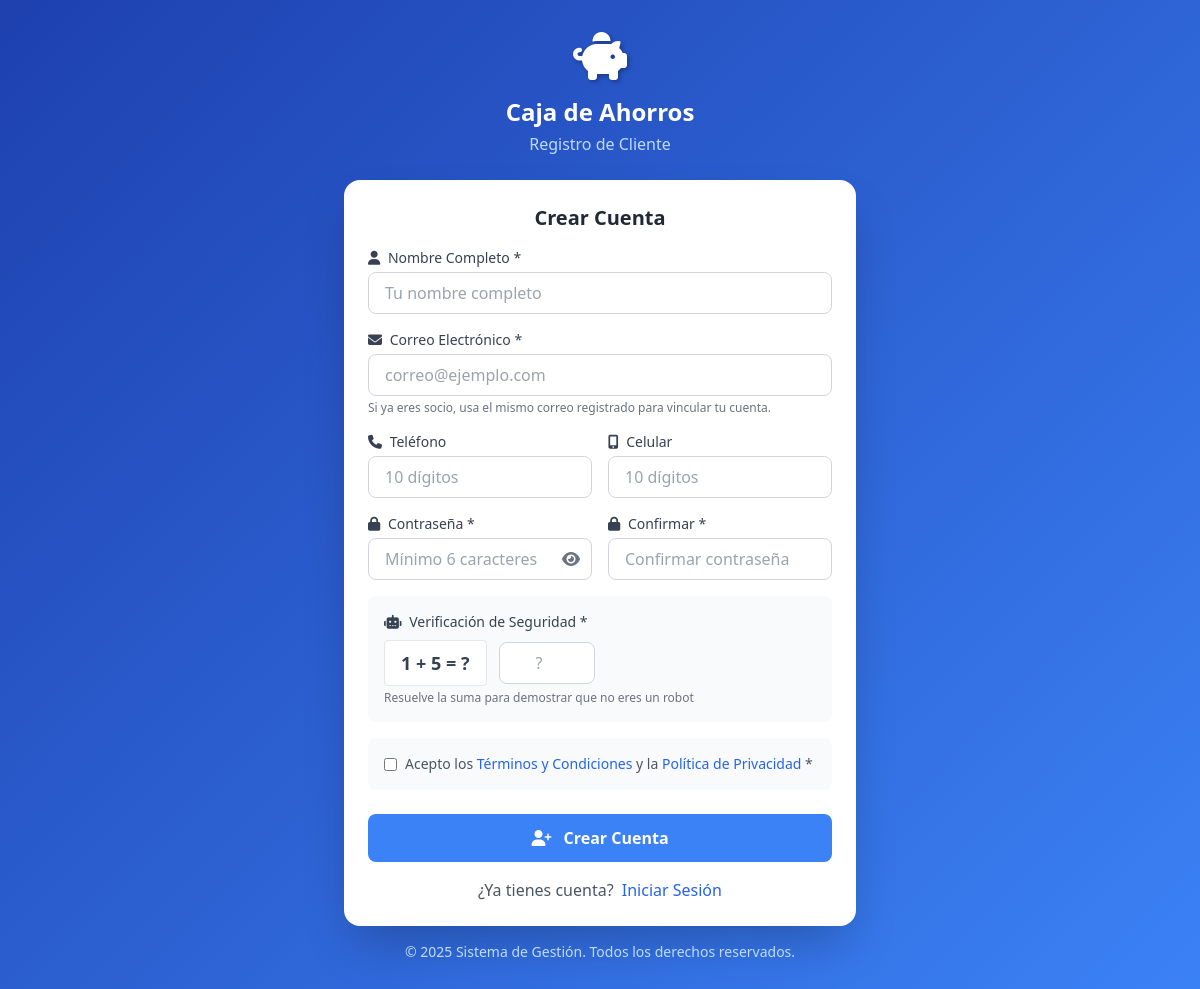
Page /auth/registro on the earlier database version.
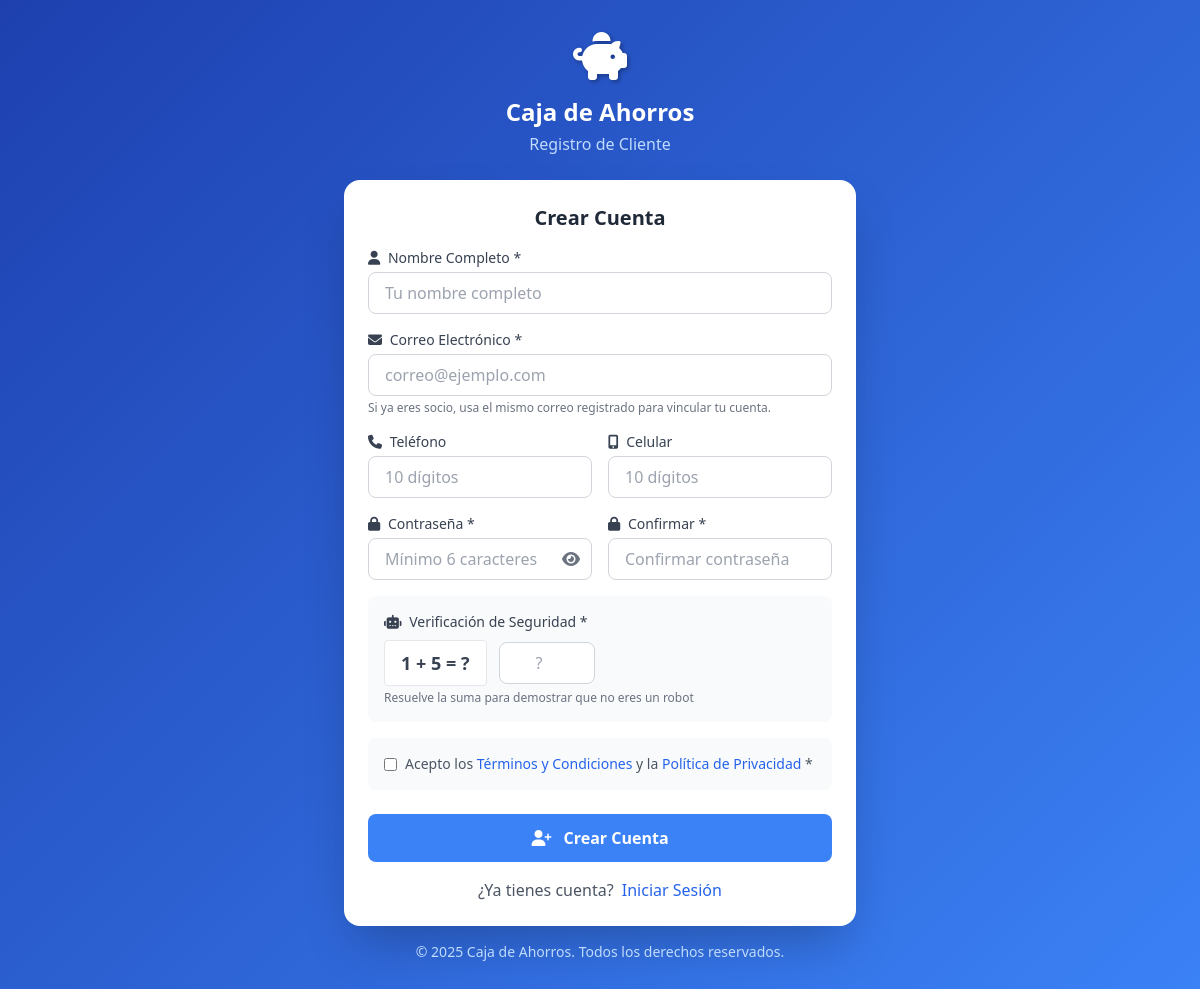
Same page on the later database version.
### tables this page shows
CREATE TABLE IF NOT EXISTS configuraciones (
    id INT AUTO_INCREMENT PRIMARY KEY,
    clave VARCHAR(100) NOT NULL UNIQUE,
    valor TEXT,
    tipo VARCHAR(50) DEFAULT 'text',
    descripcion VARCHAR(255),
    created_at DATETIME DEFAULT CURRENT_TIMESTAMP,
    updated_at DATETIME DEFAULT CURRENT_TIMESTAMP ON UPDATE CURRENT_TIMESTAMP
);

### app/controllers/AuthController.php (called while the page is built, shortened)
<?php
class AuthController extends Controller {
    public function registro() {
        $errors = [];
        $success = '';
        $data = [];
        $this->viewPartial('auth/registro', [
            'errors' => $errors,
            'success' => $success,
            'data' => $data,
            'captcha_num1' => $_SESSION['captcha_num1'],
            'captcha_num2' => $_SESSION['captcha_num2'],
            'csrf_token' => $this->csrf_token()
        ]);
    }
}

### index.php (called while the page is built, shortened)
<?php
require_once __DIR__ . '/config/routes.php';
$url = $_GET['url'] ?? '';
$router->dispatch($url);

### core/Database.php (called while the page is built, shortened)
<?php
class Database {
    private static $instance = null;
    private $connection;
    private function __construct() {
        try {
            $dsn = "mysql:host=" . DB_HOST . ";dbname=" . DB_NAME . ";charset=" . DB_CHARSET;
            $options = [
                PDO::ATTR_ERRMODE => PDO::ERRMODE_EXCEPTION,
                PDO::ATTR_DEFAULT_FETCH_MODE => PDO::FETCH_ASSOC,
                PDO::ATTR_EMULATE_PREPARES => false,
            ];
            $this->connection = new PDO($dsn, DB_USER, DB_PASS, $options);
        } catch (PDOException $e) {
            if (DEBUG_MODE) {
                die("Error de conexión: " . $e->getMessage());
            } else {
                die("Error de conexión a la base de datos");
            }
        }
    }
    public static function getInstance() {
        if (self::$instance === null) {
            self::$instance = new self();
        }
        return self::$instance;
    }
    public function query($sql, $params = []) {
        $stmt = $this->connection->prepare($sql);
        $stmt->execute($params);
        return $stmt;
    }
    public function fetch($sql, $params = []) {
        return $this->query($sql, $params)->fetch();
    }
}

### core/helpers.php (called while the page is built, shortened)
<?php
function getConfig($key, $default = '') {
    try {
        $db = Database::getInstance();
        $result = $db->fetch(
            "SELECT valor FROM configuraciones WHERE clave = :clave",
            ['clave' => $key]
        );
        $value = $result['valor'] ?? $default;
        return $value;
    } catch (Exception $e) {
        return $default;
    }
}
function getSiteName() {
    return getConfig('nombre_sitio', APP_NAME);
}
function getLogo() {
    $logo = getConfig('logo', '');
    return '';
}

### app/views/auth/registro.php (the view, shortened to what the changed rows need)
<?php
$siteName = getSiteName();
$logoUrl = getLogo();
$textoCopyright = getConfig('texto_copyright', '© ' . date('Y') . ' ' . APP_NAME . '. Todos los derechos reservados.');
?>
<!DOCTYPE html>
<html lang="es">
<head>
    <script src="https://cdn.tailwindcss.com"></script>
    <link rel="stylesheet" href="https://cdnjs.cloudflare.com/ajax/libs/font-awesome/6.4.0/css/all.min.css">
</head>
<body>
<div class="min-h-screen flex items-center justify-center login-gradient py-8">
    <div class="max-w-lg w-full mx-4">
        <div class="text-center mb-6">
            <?php if ($logoUrl): ?>
                <img src="<?= htmlspecialchars($logoUrl) ?>" alt="<?= htmlspecialchars($siteName) ?>" class="h-16 w-auto mx-auto mb-4">
            <?php else: ?>
                <i class="fas fa-piggy-bank text-5xl text-white mb-4" style="text-shadow: 2px 2px 4px rgba(0,0,0,0.3);"></i>
            <?php endif; ?>
            <h1 class="text-2xl font-bold text-white"><?= htmlspecialchars($siteName) ?></h1>
            <p class="text-blue-200 mt-1">Registro de Cliente</p>
        </div>
        <div class="bg-white rounded-2xl shadow-2xl p-6">
            <h2 class="text-xl font-semibold text-gray-800 mb-4 text-center">Crear Cuenta</h2>
            <form method="POST" action="<?= BASE_URL ?>/auth/registro">
                <div class="space-y-4">
                    <div>
                        <label for="nombre" class="block text-sm font-medium text-gray-700 mb-1">
                            <i class="fas fa-user mr-1"></i> Nombre Completo *
                        </label>
                        <input type="text" id="nombre" name="nombre" required
                               class="w-full px-4 py-2 border border-gray-300 rounded-lg focus:ring-2 focus:ring-blue-500 focus:border-transparent"
                               placeholder="Tu nombre completo"
                               value="<?= htmlspecialchars($data['nombre'] ?? '') ?>">
                    </div>
                    <div>
                        <label for="email" class="block text-sm font-medium text-gray-700 mb-1">
                            <i class="fas fa-envelope mr-1"></i> Correo Electrónico *
                        </label>
                        <input type="email" id="email" name="email" required
                               class="w-full px-4 py-2 border border-gray-300 rounded-lg focus:ring-2 focus:ring-blue-500 focus:border-transparent"
                               placeholder="correo@ejemplo.com"
                               value="<?= htmlspecialchars($data['email'] ?? '') ?>">
                        <p class="text-xs text-gray-500 mt-1">Si ya eres socio, usa el mismo correo registrado para vincular tu cuenta.</p>
                    </div>
                    <div class="grid grid-cols-2 gap-4">
                        <div>
                            <label for="telefono" class="block text-sm font-medium text-gray-700 mb-1">
                                <i class="fas fa-phone mr-1"></i> Teléfono
                            </label>
                            <input type="tel" id="telefono" name="telefono"
                                   class="w-full px-4 py-2 border border-gray-300 rounded-lg focus:ring-2 focus:ring-blue-500 focus:border-transparent"
                                   placeholder="10 dígitos"
                                   maxlength="10"
                                   pattern="[0-9]{10}"
                                   value="<?= htmlspecialchars($data['telefono'] ?? '') ?>">
                        </div>
                        <div>
                            <label for="celular" class="block text-sm font-medium text-gray-700 mb-1">
                                <i class="fas fa-mobile-alt mr-1"></i> Celular
                            </label>
                            <input type="tel" id="celular" name="celular"
                                   class="w-full px-4 py-2 border border-gray-300 rounded-lg focus:ring-2 focus:ring-blue-500 focus:border-transparent"
                                   placeholder="10 dígitos"
                                   maxlength="10"
                                   pattern="[0-9]{10}"
                                   value="<?= htmlspecialchars($data['celular'] ?? '') ?>">
                        </div>
                    </div>
                    <div class="grid grid-cols-2 gap-4">
                        <div>
                            <label for="password" class="block text-sm font-medium text-gray-700 mb-1">
                                <i class="fas fa-lock mr-1"></i> Contraseña *
                            </label>
                            <div class="relative" x-data="{ show: false }">
                                <input :type="show ? 'text' : 'password'" id="password" name="password" required
                                       minlength="6"
                                       class="w-full px-4 py-2 border border-gray-300 rounded-lg focus:ring-2 focus:ring-blue-500 focus:border-transparent"
                                       placeholder="Mínimo 6 caracteres">
                                <button type="button" @click="show = !show"
                                        class="absolute right-3 top-1/2 transform -translate-y-1/2 text-gray-500 hover:text-gray-700">
                                    <i :class="show ? 'fa-eye-slash' : 'fa-eye'" class="fas"></i>
                                </button>
                            </div>
                        </div>
                        <div>
                            <label for="password_confirm" class="block text-sm font-medium text-gray-700 mb-1">
                                <i class="fas fa-lock mr-1"></i> Confirmar *
                            </label>
                            <input type="password" id="password_confirm" name="password_confirm" required
                                   class="w-full px-4 py-2 border border-gray-300 rounded-lg focus:ring-2 focus:ring-blue-500 focus:border-transparent"
                                   placeholder="Confirmar contraseña">
                        </div>
                    </div>
                    <div class="bg-gray-50 p-4 rounded-lg">
                        <label for="captcha" class="block text-sm font-medium text-gray-700 mb-2">
                            <i class="fas fa-robot mr-1"></i> Verificación de Seguridad *
                        </label>
                        <div class="flex items-center space-x-3">
                            <span class="text-lg font-bold text-gray-700 bg-white px-4 py-2 rounded border">
                                <?= $captcha_num1 ?> + <?= $captcha_num2 ?> = ?
                            </span>
                            <input type="number" id="captcha" name="captcha" required
                                   class="w-24 px-4 py-2 border border-gray-300 rounded-lg focus:ring-2 focus:ring-blue-500 focus:border-transparent text-center"
                                   placeholder="?">
                        </div>
                        <p class="text-xs text-gray-500 mt-1">Resuelve la suma para demostrar que no eres un robot</p>
                    </div>
                    <div class="bg-gray-50 p-4 rounded-lg">
                        <label class="flex items-start">
                            <input type="checkbox" name="acepta_terminos" value="1" required
                                   class="mt-1 rounded border-gray-300 text-blue-600 focus:ring-blue-500">
                            <span class="ml-2 text-sm text-gray-600">
                                Acepto los <a href="#" class="text-blue-600 hover:underline" onclick="mostrarTerminos(); return false;">Términos y Condiciones</a>
                                y la <a href="#" class="text-blue-600 hover:underline" onclick="mostrarPrivacidad(); return false;">Política de Privacidad</a> *
                            </span>
                        </label>
                    </div>
                </div>
                <button type="submit"
                        class="w-full mt-6 py-3 px-4 btn-primary text-white font-semibold rounded-lg focus:ring-4 focus:ring-blue-200 transition">
                    <i class="fas fa-user-plus mr-2"></i> Crear Cuenta
                </button>
            </form>
            <div class="mt-4 text-center">
                <span class="text-gray-600">¿Ya tienes cuenta?</span>
                <a href="<?= BASE_URL ?>/auth/login" class="text-blue-600 hover:text-blue-800 font-medium ml-1">
                    Iniciar Sesión
                </a>
            </div>
        </div>
        <div class="text-center mt-4 text-blue-200 text-sm">
            <p><?= htmlspecialchars($textoCopyright) ?></p>
        </div>
    </div>
</div>
</body>
</html>

Differences in the rows shown:
removed configuraciones: valor "© 2025 Sistema de Gestión. Todos los derechos reservados."
Other differences:
$textoCopyright: (not shown) → "© 2025 Caja de Ahorros. Todos los derechos reservados."
